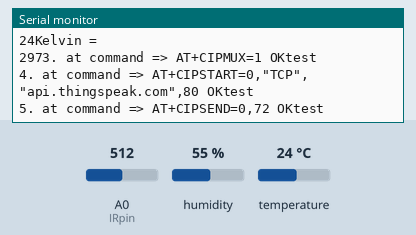
Recording of a sketch running on a simulated Arduino Uno, built with avr-gcc and run on an emulated ATmega328P. Shown: the last lines printed to the serial monitor. The test bench sets the inputs (shaded band); at power-on: humidity 55 %, A0 (IRpin) = 512, temperature 24 °C. The modem accepts every AT command (registered, SIM ready, sends succeed) and sends nothing else.

Above: at 1.2 s.
1.3 s: humidity set to 22 %
At 2.17 s:
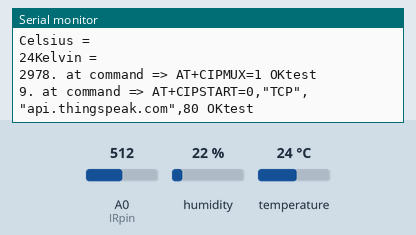
5.1 s: A0 (IRpin) set to 716
At 5.62 s:
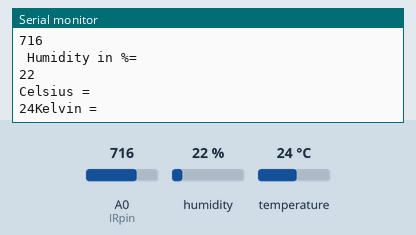
6.6 s: temperature set to 12 °C
At 7.49 s:
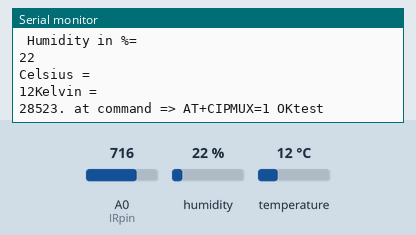
8.1 s: A0 (IRpin) set to 900
At 9.11 s:
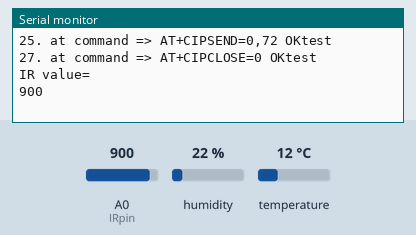
9.6 s: humidity set to 40 %
At 11.0 s:
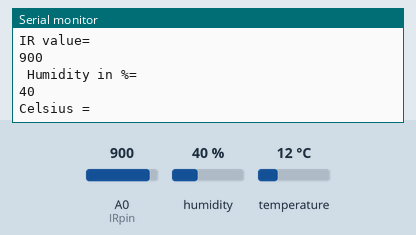
Timing chart, 0 to 12.1 s (numbered marks = the images above; inputs shaded):
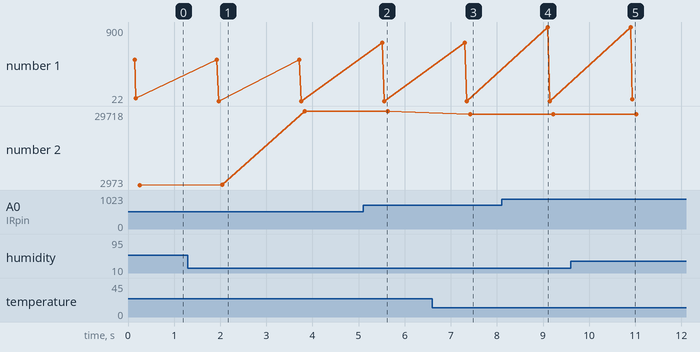

Measured:
- after the input at 1.3 s, the serial monitor: prints a new line after 0.66 s (image 1)
- after the input at 5.1 s, the serial monitor: prints a new line after 0.41 s (image 2)
- after the input at 6.6 s, the serial monitor: prints a new line after 0.81 s (image 3)
- after the input at 8.1 s, the serial monitor: prints a new line after 1.0 s (image 4)
- after the input at 9.6 s, the serial monitor: prints a new line after 1.3 s (image 5)
- plotted number 1: 55 → 22 after the input at 1.3 s, 22 → 40 after the input at 9.6 s
- plotted number 2: 29718 → 28523 after the input at 6.6 s

The sketch:

Transmitter.ino
```cpp
#include <dht11.h>
#include<SoftwareSerial.h>
//The Above Libraries requried for the SerialCommunication And DHT11 Sensor

//Define the Digital Pins That Transmit the data To ESP8266 wifi Module
#define RX 2
#define TX 3
#define dht_apin 11
#define IRpin A0
//Creating an Obejct for DHT11 sensor and define the pin 12
dht11 dht_Object;
String AP =   "HACKATHON-1";            //AccessPoint Name
String PASS = "Hack@sjec1";           //AccessPoint Password
String API =  "N5K6ORNGMGLB3Y5A";       //Write API KEY
String HOST = "api.thingspeak.com";     //Host Address
String PORT = "80";                      //Port Number

//Declaration for AT Commands
int countTrueCommand;
int countTimeCommand;
boolean found = false;
int valSensor = 1;

SoftwareSerial esp8266(RX,TX);

void setup() {
  // Setting the BaudRate and AT commands for ESP8266
  Serial.begin(9600);
  esp8266.begin(115200);
  sendCommand("AT",5,"OK");
  sendCommand("AT+CWMODE=1",5,"OK");
  sendCommand("AT+CWJAP=\""+ AP +"\",\""+ PASS +"\"",20,"OK");
  pinMode(IRpin,INPUT);
}

void loop() {
  // Upadating the data to the ThingSpeak Cloud
  String getData ="GET /update?api_key="+ API + "&field1="+getTemperature() +"&field2="+getHumidity()+"&field3="+getIR()  ;

  //Sending Data
 sendCommand("AT+CIPMUX=1",5,"OK");
 sendCommand("AT+CIPSTART=0,\"TCP\",\""+ HOST +"\","+ PORT,15,"OK");
 sendCommand("AT+CIPSEND=0," +String(getData.length()+4),4,">");
 esp8266.println(getData);
 delay(1500);
 countTrueCommand++;
 sendCommand("AT+CIPCLOSE=0",5,"OK");
}
String getIR(){
  int IRvalue = 0;
  IRvalue = analogRead(IRpin);
  Serial.println("IR value=");
  Serial.println(IRvalue);
  delay(50);
  return String(IRvalue);
}
String getTemperature(){
  dht_Object.read(dht_apin);
  int temp = dht_Object.temperature;
  Serial.println("Celsius =");
  Serial.print(temp);
  int temperature= temp + 273;
  Serial.println("Kelvin =");
  Serial.print(temperature);
  delay(50);
  return String(temperature);
}

String getHumidity(){

   dht_Object.read(dht_apin);
   Serial.println(" Humidity in %= ");
   int humidity = dht_Object.humidity;
   Serial.println(humidity);
   delay(50);
   return String(humidity);
}

// AT commands
void sendCommand(String command, int maxTime, char readReplay[]) {
  Serial.print(countTrueCommand);
  Serial.print(". at command => ");
  Serial.print(command);
  Serial.print(" ");
  while(countTimeCommand < (maxTime*1))
  {
    esp8266.println(command);//at+cipsend
    if(esp8266.find(readReplay))//ok
    {
      found = true;
      break;
    }

    countTimeCommand++;
  }

  if(found == true)
  {
    Serial.println("OKtest");
    countTrueCommand++;
    countTimeCommand = 0;
  }

  if(found == false)
  {
    Serial.println("Fail");
    countTrueCommand = 0;
    countTimeCommand = 0;
  }

  found = false;
 }
```
